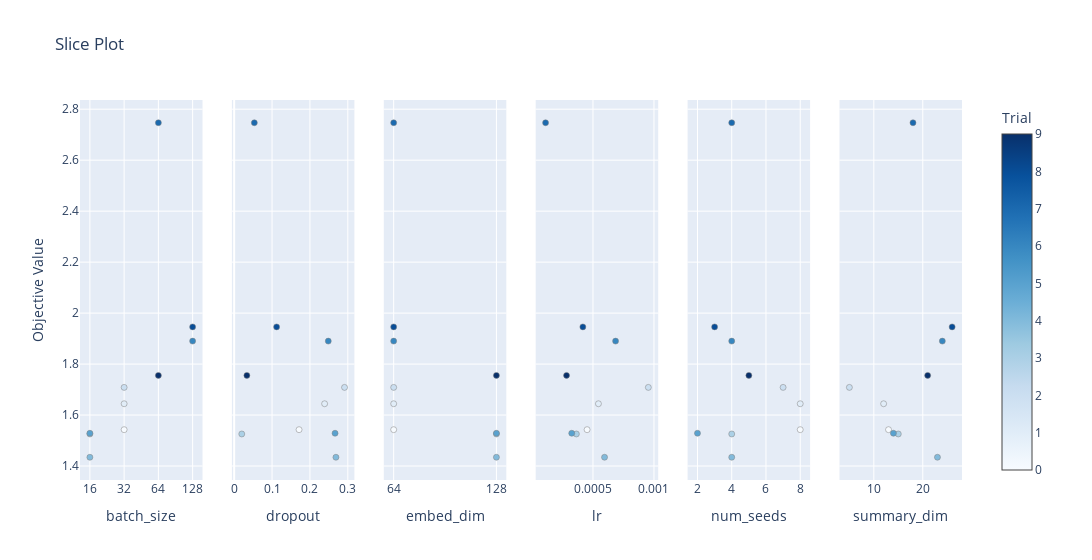

Notebook code for this chart:
### Markdown cell above
After running the study, we can inspect the search space by plotting the objective function as a function of parameters:

### Code cell
from plotly.io import show

fig = optuna.visualization.plot_slice(study, params=["dropout", "lr", 'num_seeds', 'batch_size', 'embed_dim', 'summary_dim'])
show(fig)

### Figure 1 — Plotly figure (JSON) as saved in the notebook; plotly's stock layout.template omitted (floating-point values rounded to 4 significant figures)
{"data": [{"marker": {"color": [0, 1, 2, 3, 4, 5, 6, 7, 8, 9], "colorbar": {"title": {"text": "Trial"}, "x": 1, "xpad": 40}, "colorscale": [[0, "rgb(247,251,255)"], [0.125, "rgb(222,235,247)"], [0.25, "rgb(198,219,239)"], [0.375, "rgb(158,202,225)"], [0.5, "rgb(107,174,214)"], [0.625, "rgb(66,146,198)"], [0.75, "rgb(33,113,181)"], [0.875, "rgb(8,81,156)"], [1, "rgb(8,48,107)"]], "line": {"color": "Grey", "width": 0.5}, "showscale": true}, "mode": "markers", "name": "Feasible Trial", "showlegend": false, "type": "scatter", "x": [32, 32, 32, 16, 16, 16, 128, 64, 128, 64], "xaxis": "x", "y": [1.543, 1.644, 1.709, 1.526, 1.434, 1.529, 1.89, 2.747, 1.946, 1.756], "yaxis": "y"}, {"marker": {"color": [0, 1, 2, 3, 4, 5, 6, 7, 8, 9], "colorbar": {"title": {"text": "Trial"}, "x": 1, "xpad": 40}, "colorscale": [[0, "rgb(247,251,255)"], [0.125, "rgb(222,235,247)"], [0.25, "rgb(198,219,239)"], [0.375, "rgb(158,202,225)"], [0.5, "rgb(107,174,214)"], [0.625, "rgb(66,146,198)"], [0.75, "rgb(33,113,181)"], [0.875, "rgb(8,81,156)"], [1, "rgb(8,48,107)"]], "line": {"color": "Grey", "width": 0.5}, "showscale": false}, "mode": "markers", "name": "Feasible Trial", "showlegend": false, "type": "scatter", "x": [0.1713, 0.2388, 0.2913, 0.02008, 0.2687, 0.2663, 0.2484, 0.05322, 0.1121, 0.03352], "xaxis": "x2", "y": [1.543, 1.644, 1.709, 1.526, 1.434, 1.529, 1.89, 2.747, 1.946, 1.756], "yaxis": "y2"}, {"marker": {"color": [0, 1, 2, 3, 4, 5, 6, 7, 8, 9], "colorbar": {"title": {"text": "Trial"}, "x": 1, "xpad": 40}, "colorscale": [[0, "rgb(247,251,255)"], [0.125, "rgb(222,235,247)"], [0.25, "rgb(198,219,239)"], [0.375, "rgb(158,202,225)"], [0.5, "rgb(107,174,214)"], [0.625, "rgb(66,146,198)"], [0.75, "rgb(33,113,181)"], [0.875, "rgb(8,81,156)"], [1, "rgb(8,48,107)"]], "line": {"color": "Grey", "width": 0.5}, "showscale": false}, "mode": "markers", "name": "Feasible Trial", "showlegend": false, "type": "scatter", "x": [64, 64, 64, 128, 128, 128, 64, 64, 64, 128], "xaxis": "x3", "y": [1.543, 1.644, 1.709, 1.526, 1.434, 1.529, 1.89, 2.747, 1.946, 1.756], "yaxis": "y3"}, {"marker": {"color": [0, 1, 2, 3, 4, 5, 6, 7, 8, 9], "colorbar": {"title": {"text": "Trial"}, "x": 1, "xpad": 40}, "colorscale": [[0, "rgb(247,251,255)"], [0.125, "rgb(222,235,247)"], [0.25, "rgb(198,219,239)"], [0.375, "rgb(158,202,225)"], [0.5, "rgb(107,174,214)"], [0.625, "rgb(66,146,198)"], [0.75, "rgb(33,113,181)"], [0.875, "rgb(8,81,156)"], [1, "rgb(8,48,107)"]], "line": {"color": "Grey", "width": 0.5}, "showscale": false}, "mode": "markers", "name": "Feasible Trial", "showlegend": false, "type": "scatter", "x": [0.0004518, 0.0005448, 0.0009537, 0.0003641, 0.0005948, 0.000326, 0.0006853, 0.0001116, 0.0004171, 0.0002834], "xaxis": "x4", "y": [1.543, 1.644, 1.709, 1.526, 1.434, 1.529, 1.89, 2.747, 1.946, 1.756], "yaxis": "y4"}, {"marker": {"color": [0, 1, 2, 3, 4, 5, 6, 7, 8, 9], "colorbar": {"title": {"text": "Trial"}, "x": 1, "xpad": 40}, "colorscale": [[0, "rgb(247,251,255)"], [0.125, "rgb(222,235,247)"], [0.25, "rgb(198,219,239)"], [0.375, "rgb(158,202,225)"], [0.5, "rgb(107,174,214)"], [0.625, "rgb(66,146,198)"], [0.75, "rgb(33,113,181)"], [0.875, "rgb(8,81,156)"], [1, "rgb(8,48,107)"]], "line": {"color": "Grey", "width": 0.5}, "showscale": false}, "mode": "markers", "name": "Feasible Trial", "showlegend": false, "type": "scatter", "x": [8, 8, 7, 4, 4, 2, 4, 4, 3, 5], "xaxis": "x5", "y": [1.543, 1.644, 1.709, 1.526, 1.434, 1.529, 1.89, 2.747, 1.946, 1.756], "yaxis": "y5"}, {"marker": {"color": [0, 1, 2, 3, 4, 5, 6, 7, 8, 9], "colorbar": {"title": {"text": "Trial"}, "x": 1, "xpad": 40}, "colorscale": [[0, "rgb(247,251,255)"], [0.125, "rgb(222,235,247)"], [0.25, "rgb(198,219,239)"], [0.375, "rgb(158,202,225)"], [0.5, "rgb(107,174,214)"], [0.625, "rgb(66,146,198)"], [0.75, "rgb(33,113,181)"], [0.875, "rgb(8,81,156)"], [1, "rgb(8,48,107)"]], "line": {"color": "Grey", "width": 0.5}, "showscale": false}, "mode": "markers", "name": "Feasible Trial", "showlegend": false, "type": "scatter", "x": [13, 12, 5, 15, 23, 14, 24, 18, 26, 21], "xaxis": "x6", "y": [1.543, 1.644, 1.709, 1.526, 1.434, 1.529, 1.89, 2.747, 1.946, 1.756], "yaxis": "y6"}], "layout": {"title": {"text": "Slice Plot"}, "width": 1800, "xaxis": {"anchor": "y", "categoryarray": [16, 32, 64, 128], "categoryorder": "array", "domain": [0, 0.1389], "title": {"text": "batch_size"}, "type": "category"}, "xaxis2": {"anchor": "y2", "domain": [0.1722, 0.3111], "title": {"text": "dropout"}}, "xaxis3": {"anchor": "y3", "categoryarray": [64, 128], "categoryorder": "array", "domain": [0.3444, 0.4833], "title": {"text": "embed_dim"}, "type": "category"}, "xaxis4": {"anchor": "y4", "domain": [0.5167, 0.6556], "title": {"text": "lr"}}, "xaxis5": {"anchor": "y5", "domain": [0.6889, 0.8278], "title": {"text": "num_seeds"}}, "xaxis6": {"anchor": "y6", "domain": [0.8611, 1], "title": {"text": "summary_dim"}}, "yaxis": {"anchor": "x", "domain": [0, 1], "title": {"text": "Objective Value"}}, "yaxis2": {"anchor": "x2", "domain": [0, 1], "matches": "y", "showticklabels": false}, "yaxis3": {"anchor": "x3", "domain": [0, 1], "matches": "y", "showticklabels": false}, "yaxis4": {"anchor": "x4", "domain": [0, 1], "matches": "y", "showticklabels": false}, "yaxis5": {"anchor": "x5", "domain": [0, 1], "matches": "y", "showticklabels": false}, "yaxis6": {"anchor": "x6", "domain": [0, 1], "matches": "y", "showticklabels": false}}}
